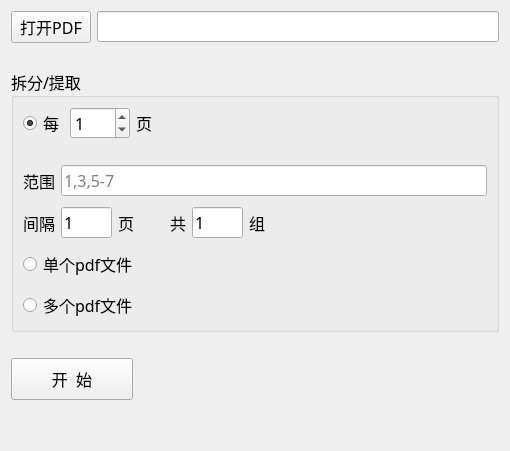
      <widget class="QWidget" name="split">
       <layout class="QVBoxLayout" name="verticalLayout_4">
        <item>
         <layout class="QHBoxLayout" name="horizontalLayout_7">
          <item>
           <widget class="QPushButton" name="btn_extract">
            <property name="font">
             <font>
              <family>MiSans</family>
              <pointsize>12</pointsize>
              <weight>50</weight>
              <bold>false</bold>
             </font>
            </property>
            <property name="text">
             <string>打开PDF</string>
            </property>
           </widget>
          </item>
          <item>
           <widget class="MyLineEdit" name="lineEdit_extract">
            <property name="font">
             <font>
              <family>MiSans</family>
              <pointsize>12</pointsize>
              <weight>50</weight>
              <bold>false</bold>
             </font>
            </property>
           </widget>
          </item>
         </layout>
        </item>
        <item>
         <spacer name="verticalSpacer_12">
          <property name="orientation">
           <enum>Qt::Vertical</enum>
          </property>
          <property name="sizeType">
           <enum>QSizePolicy::Fixed</enum>
          </property>
          <property name="sizeHint" stdset="0">
           <size>
            <width>20</width>
            <height>20</height>
           </size>
          </property>
         </spacer>
        </item>
        <item>
         <widget class="QGroupBox" name="groupBox_2">
          <property name="font">
           <font>
            <family>MiSans</family>
            <pointsize>12</pointsize>
           </font>
          </property>
          <property name="title">
           <string>拆分/提取</string>
          </property>
          <layout class="QVBoxLayout" name="verticalLayout_3">
           <item>
            <layout class="QHBoxLayout" name="horizontalLayout_8" stretch="0,0,0,0">
             <item>
              <widget class="QRadioButton" name="radioButton">
               <property name="sizePolicy">
                <sizepolicy hsizetype="Fixed" vsizetype="Fixed">
                 <horstretch>0</horstretch>
                 <verstretch>0</verstretch>
                </sizepolicy>
               </property>
               <property name="minimumSize">
                <size>
                 <width>1</width>
                 <height>0</height>
                </size>
               </property>
               <property name="font">
                <font>
                 <family>MiSans</family>
                 <pointsize>12</pointsize>
                </font>
               </property>
               <property name="text">
                <string>每</string>
               </property>
               <property name="checked">
                <bool>true</bool>
               </property>
              </widget>
             </item>
             <item>
              <widget class="QSpinBox" name="spinBox">
               <property name="sizePolicy">
                <sizepolicy hsizetype="Fixed" vsizetype="Fixed">
                 <horstretch>0</horstretch>
                 <verstretch>0</verstretch>
                </sizepolicy>
               </property>
               <property name="minimumSize">
                <size>
                 <width>60</width>
                 <height>0</height>
                </size>
               </property>
               <property name="font">
                <font>
                 <family>MiSans</family>
                 <pointsize>12</pointsize>
                </font>
               </property>
               <property name="value">
                <number>1</number>
               </property>
              </widget>
             </item>
             <item>
              <widget class="QLabel" name="label_5">
               <property name="sizePolicy">
                <sizepolicy hsizetype="Fixed" vsizetype="Fixed">
                 <horstretch>0</horstretch>
                 <verstretch>0</verstretch>
                </sizepolicy>
               </property>
               <property name="font">
                <font>
                 <family>MiSans</family>
                 <pointsize>12</pointsize>
                </font>
               </property>
               <property name="text">
                <string>页</string>
               </property>
              </widget>
             </item>
             <item>
              <spacer name="horizontalSpacer_5">
               <property name="orientation">
                <enum>Qt::Horizontal</enum>
               </property>
               <property name="sizeHint" stdset="0">
                <size>
                 <width>40</width>
                 <height>20</height>
                </size>
               </property>
              </spacer>
             </item>
            </layout>
           </item>
           <item>
            <spacer name="verticalSpacer_13">
             <property name="orientation">
              <enum>Qt::Vertical</enum>
             </property>
             <property name="sizeType">
              <enum>QSizePolicy::Fixed</enum>
             </property>
             <property name="sizeHint" stdset="0">
              <size>
               <width>20</width>
               <height>20</height>
              </size>
             </property>
            </spacer>
           </item>
           <item>
            <layout class="QHBoxLayout" name="horizontalLayout_10" stretch="0,0">
             <item>
              <widget class="QLabel" name="label_4">
               <property name="font">
                <font>
                 <family>MiSans</family>
                 <pointsize>12</pointsize>
                </font>
               </property>
               <property name="text">
                <string>范围</string>
               </property>
              </widget>
             </item>
             <item>
              <widget class="QLineEdit" name="lineEdit_5">
               <property name="sizePolicy">
                <sizepolicy hsizetype="Expanding" vsizetype="Expanding">
                 <horstretch>0</horstretch>
                 <verstretch>0</verstretch>
                </sizepolicy>
               </property>
               <property name="minimumSize">
                <size>
                 <width>0</width>
                 <height>0</height>
                </size>
               </property>
               <property name="font">
                <font>
                 <family>MiSans</family>
                 <pointsize>12</pointsize>
                </font>
               </property>
               <property name="placeholderText">
                <string>1,3,5-7</string>
               </property>
              </widget>
             </item>
            </layout>
           </item>
           <item>
            <spacer name="verticalSpacer_58">
             <property name="orientation">
              <enum>Qt::Vertical</enum>
             </property>
             <property name="sizeType">
              <enum>QSizePolicy::Fixed</enum>
             </property>
             <property name="sizeHint" stdset="0">
              <size>
               <width>20</width>
               <height>5</height>
              </size>
             </property>
            </spacer>
           </item>
           <item>
            <layout class="QHBoxLayout" name="horizontalLayout_75" stretch="1,1,0,1,1,1,20,0">
             <item>
              <widget class="QLabel" name="label_69">
               <property name="font">
                <font>
                 <family>MiSans</family>
                 <pointsize>12</pointsize>
                </font>
               </property>
               <property name="text">
                <string>间隔</string>
               </property>
              </widget>
             </item>
             <item>
              <widget class="QLineEdit" name="extract_interval">
               <property name="font">
                <font>
                 <family>MiSans</family>
                 <pointsize>12</pointsize>
                </font>
               </property>
               <property name="text">
                <string>1</string>
               </property>
              </widget>
             </item>
             <item>
              <widget class="QLabel" name="label_70">
               <property name="font">
                <font>
                 <family>MiSans</family>
                 <pointsize>12</pointsize>
                </font>
               </property>
               <property name="text">
                <string>页</string>
               </property>
              </widget>
             </item>
             <item>
              <spacer name="horizontalSpacer_57">
               <property name="orientation">
                <enum>Qt::Horizontal</enum>
               </property>
               <property name="sizeType">
                <enum>QSizePolicy::Fixed</enum>
               </property>
               <property name="sizeHint" stdset="0">
                <size>
                 <width>30</width>
                 <height>20</height>
                </size>
               </property>
              </spacer>
             </item>
             <item>
              <widget class="QLabel" name="label_71">
               <property name="font">
                <font>
                 <family>MiSans</family>
                 <pointsize>12</pointsize>
                </font>
               </property>
               <property name="text">
                <string>共</string>
               </property>
              </widget>
             </item>
             <item>
              <widget class="QLineEdit" name="extract_group">
               <property name="font">
                <font>
                 <family>MiSans</family>
                 <pointsize>12</pointsize>
                </font>
               </property>
               <property name="text">
                <string>1</string>
               </property>
              </widget>
             </item>
             <item>
              <widget class="QLabel" name="label_72">
               <property name="font">
                <font>
                 <family>MiSans</family>
                 <pointsize>12</pointsize>
                </font>
               </property>
               <property name="text">
                <string>组</string>
               </property>
              </widget>
             </item>
             <item>
              <spacer name="horizontalSpacer_58">
               <property name="orientation">
                <enum>Qt::Horizontal</enum>
               </property>
               <property name="sizeHint" stdset="0">
                <size>
                 <width>40</width>
                 <height>20</height>
                </size>
               </property>
              </spacer>
             </item>
            </layout>
           </item>
           <item>
            <spacer name="verticalSpacer_57">
             <property name="orientation">
              <enum>Qt::Vertical</enum>
             </property>
             <property name="sizeType">
              <enum>QSizePolicy::Fixed</enum>
             </property>
             <property name="sizeHint" stdset="0">
              <size>
               <width>20</width>
               <height>5</height>
              </size>
             </property>
            </spacer>
           </item>
           <item>
            <widget class="QRadioButton" name="radioButton_2">
             <property name="font">
              <font>
               <family>MiSans</family>
               <pointsize>12</pointsize>
              </font>
             </property>
             <property name="text">
              <string>单个pdf文件</string>
             </property>
            </widget>
           </item>
           <item>
            <spacer name="verticalSpacer_59">
             <property name="orientation">
              <enum>Qt::Vertical</enum>
             </property>
             <property name="sizeType">
              <enum>QSizePolicy::Fixed</enum>
             </property>
             <property name="sizeHint" stdset="0">
              <size>
               <width>20</width>
               <height>5</height>
              </size>
             </property>
            </spacer>
           </item>
           <item>
            <widget class="QRadioButton" name="radioButton_3">
             <property name="font">
              <font>
               <family>MiSans</family>
               <pointsize>12</pointsize>
              </font>
             </property>
             <property name="text">
              <string>多个pdf文件</string>
             </property>
            </widget>
           </item>
          </layout>
         </widget>
        </item>
        <item>
         <spacer name="verticalSpacer_6">
          <property name="orientation">
           <enum>Qt::Vertical</enum>
          </property>
          <property name="sizeType">
           <enum>QSizePolicy::Fixed</enum>
          </property>
          <property name="sizeHint" stdset="0">
           <size>
            <width>20</width>
            <height>20</height>
           </size>
          </property>
         </spacer>
        </item>
        <item>
         <layout class="QHBoxLayout" name="horizontalLayout_9" stretch="1,3">
          <item>
           <widget class="QPushButton" name="btn_extract_1">
            <property name="minimumSize">
             <size>
              <width>0</width>
              <height>42</height>
             </size>
            </property>
            <property name="font">
             <font>
              <family>MiSans</family>
              <pointsize>12</pointsize>
             </font>
            </property>
            <property name="text">
             <string>开  始</string>
            </property>
           </widget>
          </item>
          <item>
           <spacer name="horizontalSpacer_6">
            <property name="orientation">
             <enum>Qt::Horizontal</enum>
            </property>
            <property name="sizeHint" stdset="0">
             <size>
              <width>40</width>
              <height>20</height>
             </size>
            </property>
           </spacer>
          </item>
         </layout>
        </item>
        <item>
         <spacer name="verticalSpacer_5">
          <property name="orientation">
           <enum>Qt::Vertical</enum>
          </property>
          <property name="sizeHint" stdset="0">
           <size>
            <width>20</width>
            <height>40</height>
           </size>
          </property>
         </spacer>
        </item>
       </layout>
      </widget>
